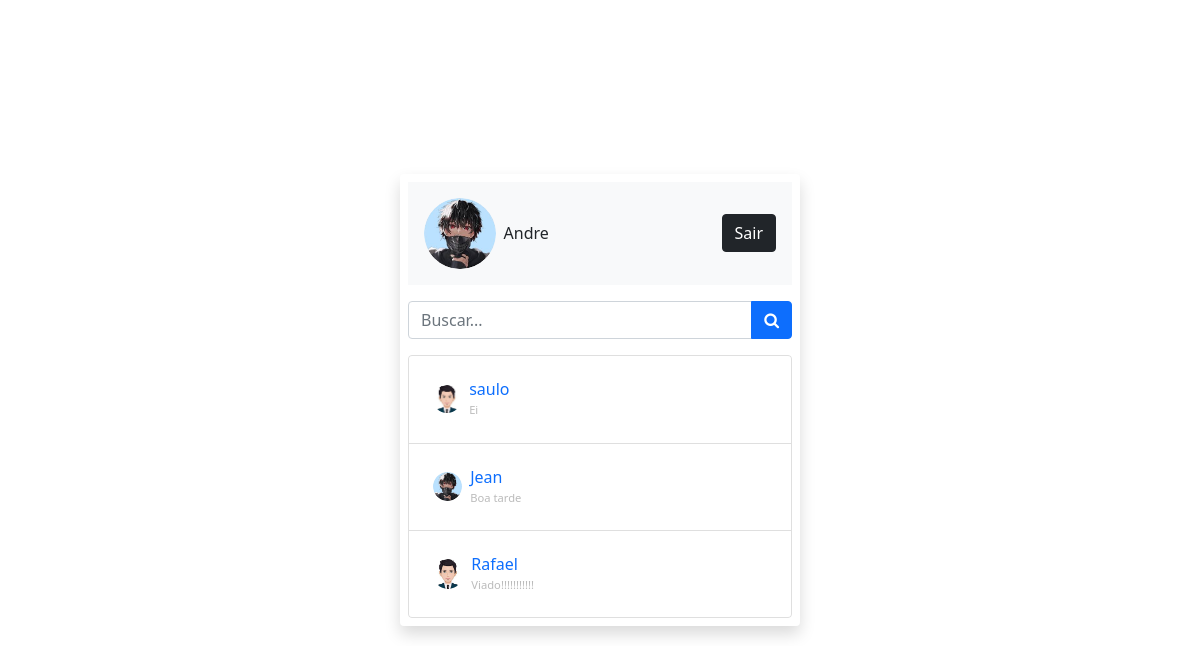
Screenshot of /home.php (signed in) with the database file from the repository.
### tables this page shows
CREATE TABLE `users` (
  `user_id` int(11) NOT NULL,
  `name` varchar(255) NOT NULL,
  `username` varchar(255) NOT NULL,
  `password` varchar(1000) NOT NULL,
  `p_p` varchar(255) DEFAULT 'user-default.png',
  `last_seen` datetime NOT NULL DEFAULT current_timestamp()
);

CREATE TABLE `chats` (
  `chat_id` int(11) NOT NULL,
  `from_id` int(11) NOT NULL,
  `to_id` int(11) NOT NULL,
  `message` text NOT NULL,
  `opened` tinyint(1) NOT NULL DEFAULT 0,
  `created_at` datetime NOT NULL DEFAULT current_timestamp()
);

### app/helpers/user.php (called while the page is built)
<?php
function getUser($username, $conn){
   $sql = "SELECT * FROM users
           WHERE username=?";
   $stmt = $conn->prepare($sql);
   $stmt->execute([$username]);
   if ($stmt->rowCount() === 1) {
   	 $user = $stmt->fetch();
   	 return $user;
   }else {
   	$user = [];
   	return $user;
   }
}

### app/helpers/conversations.php (called while the page is built)
<?php
function getConversation($user_id, $conn){
    $sql = "SELECT * FROM conversations
            WHERE user_1=? OR user_2=?
            ORDER BY conversation_id DESC";
    $stmt = $conn->prepare($sql);
    $stmt->execute([$user_id, $user_id]);
    if($stmt->rowCount() > 0){
        $conversations = $stmt->fetchAll();
        $user_data = [];
        foreach($conversations as $conversation){
            if ($conversation['user_1'] == $user_id) {
            	$sql2  = "SELECT *
            	          FROM users WHERE user_id=?";
            	$stmt2 = $conn->prepare($sql2);
            	$stmt2->execute([$conversation['user_2']]);
            } else {
            	$sql2  = "SELECT *
            	          FROM users WHERE user_id=?";
            	$stmt2 = $conn->prepare($sql2);
            	$stmt2->execute([$conversation['user_1']]);
            }
            $allConversations = $stmt2->fetchAll();
            array_push($user_data, $allConversations[0]);
        }
        return $user_data;
    } else {
    	$conversations = [];
    	return $conversations;
    }
}

### app/helpers/last_chat.php (called while the page is built)
<?php
function lastChat($id_1, $id_2, $conn){
   $sql = "SELECT * FROM chats
           WHERE (from_id=? AND to_id=?)
           OR    (to_id=? AND from_id=?)
           ORDER BY chat_id DESC LIMIT 1";
    $stmt = $conn->prepare($sql);
    $stmt->execute([$id_1, $id_2, $id_1, $id_2]);
    if ($stmt->rowCount() > 0) {
    	$chat = $stmt->fetch();
    	return $chat['message'];
    }else {
    	$chat = '';
    	return $chat;
    }
}

### home.php (the view, shortened to what this page needs)
<?php
  if (isset($_SESSION['username'])) {
  	include 'app/db.conn.php';
  	include 'app/helpers/user.php';
  	include 'app/helpers/conversations.php';
    include 'app/helpers/last_chat.php';
  	$user = getUser($_SESSION['username'], $conn);
  	$conversations = getConversation($user['user_id'], $conn);
?>
<!DOCTYPE html>
<html lang="pt-br">
<head>
	<link href="https://cdn.jsdelivr.net/npm/bootstrap@5.0.1/dist/css/bootstrap.min.css" rel="stylesheet">
	<link rel="stylesheet" href="css/style.css">
	<link rel="stylesheet" href="https://cdnjs.cloudflare.com/ajax/libs/font-awesome/4.7.0/css/font-awesome.min.css">
</head>
<body class="d-flex
             justify-content-center
             align-items-center
             vh-100">
    <div class="p-2 w-400
                rounded shadow">
    	<div>
    		<div class="d-flex
    		            mb-3 p-3 bg-light
			            justify-content-between
			            align-items-center">
    			<div class="d-flex
    			            align-items-center">
    			    <img src="uploads/<?=$user['p_p']?>"
    			         class="w-25 rounded-circle">
                    <h3 class="fs-xs m-2"><?=$user['name']?></h3>
    			</div>
    			<a href="logout.php"
    			   class="btn btn-dark">Sair</a>
    		</div>
    		<div class="input-group mb-3">
    			<input type="text"
    			       placeholder="Buscar..."
    			       id="searchText"
    			       class="form-control">
    			<button class="btn btn-primary"
    			        id="serachBtn">
    			        <i class="fa fa-search"></i>
    			</button>
    		</div>
    		<ul id="chatList"
    		    class="list-group mvh-50 overflow-auto">
    			<?php if (!empty($conversations)) { ?>
    			    <?php
    			    foreach ($conversations as $conversation){ ?>
	    			<li class="list-group-item">
	    				<a href="chat.php?user=<?=$conversation['username']?>"
	    				   class="d-flex
	    				          justify-content-between
	    				          align-items-center p-2">
	    					<div class="d-flex
	    					            align-items-center">
	    					    <img src="uploads/<?=$conversation['p_p']?>"
	    					         class="w-10 rounded-circle">
	    					    <h3 class="fs-xs m-2">
	    					    	<?=$conversation['name']?><br>
                      <small>
                        <?php
                          echo lastChat($_SESSION['user_id'], $conversation['user_id'], $conn);
                        ?>
                      </small>
	    					    </h3>
	    					</div>
	    				</a>
	    			</li>
    			    <?php } ?>
    			<?php } ?>
    		</ul>
    	</div>
    </div>
</body>
</html>
<?php
  }else{
  	header("Location: index.php");
   	exit;
  }
 ?>

### css/style.css (style rules this page uses)
.vh-100 { min-height: 100vh; }
.w-400 { width: 400px; }
.fs-xs { font-size: 1rem; }
.w-10 { width: 10%; }
a { text-decoration: none; }
small { color: #bbb; font-size: 0.7rem; text-align: right; }

### rows the page displays
users: p_p (picture), name "Andre"
users: p_p (picture), name "saulo", user_id.message "Ei"
users: p_p (picture), name "Jean", user_id.message "Boa tarde"
users: p_p (picture), name "Rafael", user_id.message "Viado!!!!!!!!!!!"
